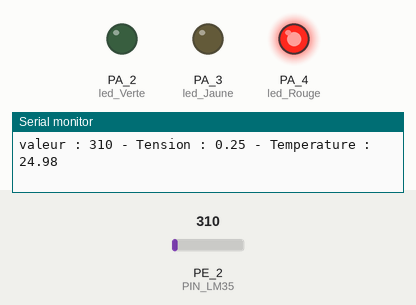
Recording of a sketch running on a simulated TI Tiva C LaunchPad. Parts: output pins drawn as LEDs (lit = HIGH), the last lines printed to the serial monitor. The test bench sets the inputs (shaded band); at power-on: PE_2 (PIN_LM35) = 310.

Above: at 1.4 s.
1.5 s: PE_2 (PIN_LM35) set to 291
4.2 s: PE_2 (PIN_LM35) set to 252
At 4.8 s:
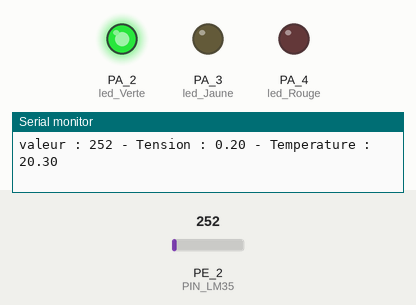
6.9 s: PE_2 (PIN_LM35) set to 186
At 9.1 s:
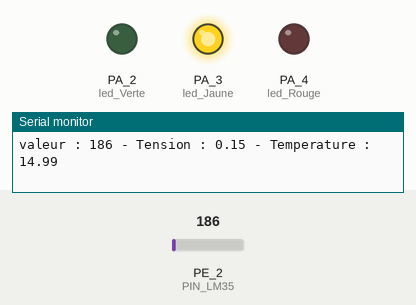
9.7 s: PE_2 (PIN_LM35) set to 372
At 10.6 s:
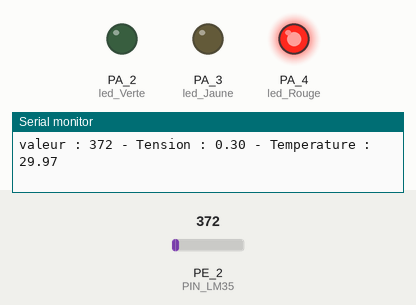
12.4 s: PE_2 (PIN_LM35) set to 93
At 14.9 s:
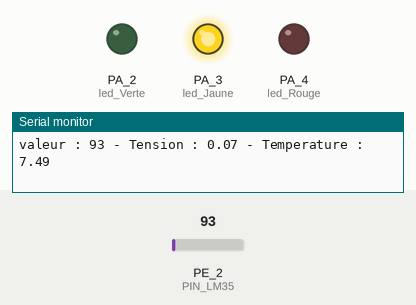
Timing chart, 0 to 16.4 s (numbered marks = the images above; inputs shaded):
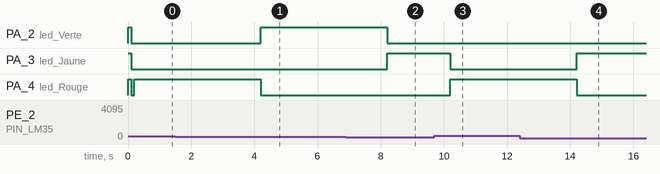

Measured:
- the behaviour switches between 274 and 273 on PE_2 (PIN_LM35) (found by bisection; images 0 and 1)
- after the input at 4.2 s, PA_2 (led_Verte): LOW → HIGH at once; PA_4 (led_Rouge): HIGH → LOW at once
- after the input at 6.9 s, PA_2 (led_Verte): HIGH → LOW after 1.3 s; PA_3 (led_Jaune): LOW → HIGH after 1.3 s
- after the input at 9.7 s, PA_3 (led_Jaune): HIGH → LOW after 0.50 s; PA_4 (led_Rouge): LOW → HIGH after 0.50 s
- after the input at 12.4 s, PA_3 (led_Jaune): LOW → HIGH after 1.8 s; PA_4 (led_Rouge): HIGH → LOW after 1.8 s

The sketch:

pm_temp_led_tivac_10122020.ino
```cpp
/*  
  Skecth : pm_temp_led_tivac_10122020.ino
  Description : Mesure température avec affichage console série et LED
  Auteur : PHMARDUINO
  Création : 10 décembre 2020
  Derniere mise a jour :
*/
// Définition des broches ports LED et entrée analogique ADC
#define led_Verte PA_2
#define led_Jaune PA_3
#define led_Rouge PA_4
#define PIN_LM35 PE_2 // Entrée analogique ADC

//Définition des variables de travail
int valeurLm35;
float tension;
float temp;

// Traitements 'initialisation
void setup() {
  // déclaration
  pinMode(led_Verte, OUTPUT);
  pinMode(led_Rouge, OUTPUT);
  pinMode(led_Jaune, OUTPUT);
  digitalWrite(led_Jaune, HIGH);
  digitalWrite(led_Rouge, HIGH);
  digitalWrite(led_Verte, HIGH);
  delay(100);
  digitalWrite(led_Jaune, LOW);
  digitalWrite(led_Rouge, LOW);
  digitalWrite(led_Verte, LOW);
  delay(100);
  // Initialisation liaison série
  Serial.begin(9600); //
}

void loop() {
  valeurLm35 = analogRead(PIN_LM35);  //Mesure température
  tension=(valeurLm35*3.3)/4096;      //Conversion en tension cf ADC sur 12 bits et tension max à 3.3 volts
  temp = tension * 100.0;             //Conversion en température
  Serial.print("valeur : ");          //Affichage résulta console
  Serial.print(valeurLm35);
  Serial.print(" - Tension : ");
  Serial.print(tension);
  Serial.print(" - Temperature : ");
  Serial.println(temp);
  if (temp < 19.0)  {                 //Si température inférieure à 19 degrés allumage LED jaune
    digitalWrite(led_Jaune, HIGH);
    digitalWrite(led_Rouge, LOW);
    digitalWrite(led_Verte, LOW);
  }
  if ((temp >= 19.0) & (temp <= 22.0))   {  //Si température inférieure à 19 degrés
    digitalWrite(led_Jaune, LOW);           //  et supérieure à 22 degrés allumage LED verte
    digitalWrite(led_Rouge, LOW);
    digitalWrite(led_Verte, HIGH);
  }
  if (temp > 22.0)  {                        //Si température supérieure à 22 degrés allumage LED rouge
    digitalWrite(led_Jaune, LOW);
    digitalWrite(led_Rouge, HIGH);
    digitalWrite(led_Verte, LOW);
  }
  delay(2000); // Délai de 2 secondes dans la boucle principale avant de refaire une mesure de température
}
```
